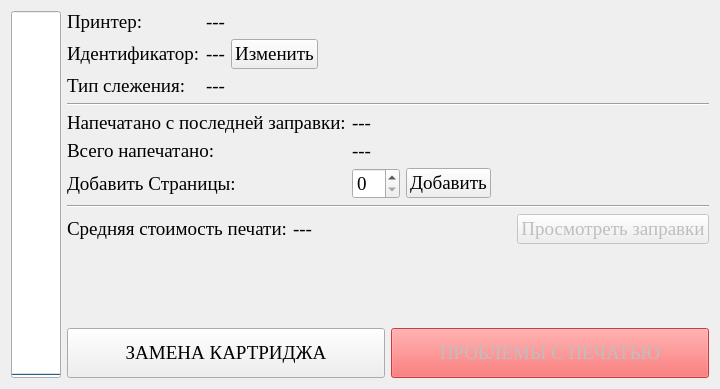
<?xml version="1.0" encoding="UTF-8"?>
<ui version="4.0">
 <class>LocalView</class>
 <widget class="QWidget" name="LocalView">
  <property name="geometry">
   <rect>
    <x>0</x>
    <y>0</y>
    <width>720</width>
    <height>389</height>
   </rect>
  </property>
  <property name="windowTitle">
   <string>Form</string>
  </property>
  <layout class="QVBoxLayout" name="verticalLayout_2">
   <item>
    <layout class="QHBoxLayout" name="horizontalLayout_4">
     <item>
      <widget class="QProgressBar" name="bulk">
       <property name="minimumSize">
        <size>
         <width>50</width>
         <height>0</height>
        </size>
       </property>
       <property name="font">
        <font>
         <family>Georgia</family>
         <pointsize>14</pointsize>
        </font>
       </property>
       <property name="layoutDirection">
        <enum>Qt::LeftToRight</enum>
       </property>
       <property name="autoFillBackground">
        <bool>false</bool>
       </property>
       <property name="value">
        <number>0</number>
       </property>
       <property name="alignment">
        <set>Qt::AlignBottom|Qt::AlignLeading|Qt::AlignLeft</set>
       </property>
       <property name="textVisible">
        <bool>true</bool>
       </property>
       <property name="orientation">
        <enum>Qt::Vertical</enum>
       </property>
       <property name="invertedAppearance">
        <bool>false</bool>
       </property>
       <property name="textDirection">
        <enum>QProgressBar::TopToBottom</enum>
       </property>
      </widget>
     </item>
     <item>
      <layout class="QVBoxLayout" name="verticalLayout">
       <item>
        <layout class="QGridLayout" name="gridLayout">
         <item row="0" column="0">
          <widget class="QLabel" name="label">
           <property name="font">
            <font>
             <family>Georgia</family>
             <pointsize>14</pointsize>
            </font>
           </property>
           <property name="text">
            <string>Принтер:</string>
           </property>
          </widget>
         </item>
         <item row="0" column="1">
          <widget class="QLabel" name="printerName">
           <property name="font">
            <font>
             <family>Georgia</family>
             <pointsize>14</pointsize>
            </font>
           </property>
           <property name="text">
            <string>---</string>
           </property>
          </widget>
         </item>
         <item row="1" column="0">
          <widget class="QLabel" name="label_2">
           <property name="font">
            <font>
             <family>Georgia</family>
             <pointsize>14</pointsize>
            </font>
           </property>
           <property name="text">
            <string>Идентификатор:</string>
           </property>
          </widget>
         </item>
         <item row="2" column="0">
          <widget class="QLabel" name="label_3">
           <property name="font">
            <font>
             <family>Georgia</family>
             <pointsize>14</pointsize>
            </font>
           </property>
           <property name="text">
            <string>Тип слежения:</string>
           </property>
          </widget>
         </item>
         <item row="1" column="1">
          <layout class="QHBoxLayout" name="horizontalLayout">
           <item>
            <widget class="QLabel" name="sysId">
             <property name="font">
              <font>
               <family>Georgia</family>
               <pointsize>14</pointsize>
              </font>
             </property>
             <property name="text">
              <string>---</string>
             </property>
            </widget>
           </item>
           <item>
            <widget class="QPushButton" name="changeSysId">
             <property name="enabled">
              <bool>true</bool>
             </property>
             <property name="font">
              <font>
               <family>Georgia</family>
               <pointsize>14</pointsize>
              </font>
             </property>
             <property name="text">
              <string>Изменить</string>
             </property>
            </widget>
           </item>
           <item>
            <spacer name="horizontalSpacer_2">
             <property name="orientation">
              <enum>Qt::Horizontal</enum>
             </property>
             <property name="sizeHint" stdset="0">
              <size>
               <width>40</width>
               <height>20</height>
              </size>
             </property>
            </spacer>
           </item>
          </layout>
         </item>
         <item row="2" column="1">
          <widget class="QLabel" name="trackingType">
           <property name="font">
            <font>
             <family>Georgia</family>
             <pointsize>14</pointsize>
            </font>
           </property>
           <property name="text">
            <string>---</string>
           </property>
          </widget>
         </item>
        </layout>
       </item>
       <item>
        <widget class="Line" name="line">
         <property name="orientation">
          <enum>Qt::Horizontal</enum>
         </property>
        </widget>
       </item>
       <item>
        <layout class="QGridLayout" name="gridLayout_2">
         <item row="2" column="2">
          <layout class="QHBoxLayout" name="horizontalLayout_2">
           <item>
            <widget class="QSpinBox" name="countAddP">
             <property name="font">
              <font>
               <family>Georgia</family>
               <pointsize>14</pointsize>
              </font>
             </property>
             <property name="layoutDirection">
              <enum>Qt::LeftToRight</enum>
             </property>
             <property name="autoFillBackground">
              <bool>false</bool>
             </property>
            </widget>
           </item>
           <item>
            <widget class="QPushButton" name="addPage">
             <property name="font">
              <font>
               <family>Georgia</family>
               <pointsize>14</pointsize>
              </font>
             </property>
             <property name="text">
              <string>Добавить</string>
             </property>
            </widget>
           </item>
           <item>
            <spacer name="horizontalSpacer">
             <property name="orientation">
              <enum>Qt::Horizontal</enum>
             </property>
             <property name="sizeHint" stdset="0">
              <size>
               <width>40</width>
               <height>20</height>
              </size>
             </property>
            </spacer>
           </item>
          </layout>
         </item>
         <item row="1" column="0">
          <widget class="QLabel" name="label_4">
           <property name="font">
            <font>
             <family>Georgia</family>
             <pointsize>14</pointsize>
            </font>
           </property>
           <property name="text">
            <string>Всего напечатано:</string>
           </property>
          </widget>
         </item>
         <item row="1" column="2">
          <widget class="QLabel" name="totalPrinted">
           <property name="font">
            <font>
             <family>Georgia</family>
             <pointsize>14</pointsize>
            </font>
           </property>
           <property name="text">
            <string>---</string>
           </property>
          </widget>
         </item>
         <item row="0" column="0">
          <widget class="QLabel" name="label_9">
           <property name="font">
            <font>
             <family>Georgia</family>
             <pointsize>14</pointsize>
            </font>
           </property>
           <property name="text">
            <string>Напечатано с последней заправки:</string>
           </property>
          </widget>
         </item>
         <item row="0" column="2">
          <widget class="QLabel" name="lastPrinted">
           <property name="font">
            <font>
             <family>Georgia</family>
             <pointsize>14</pointsize>
            </font>
           </property>
           <property name="text">
            <string>---</string>
           </property>
          </widget>
         </item>
         <item row="2" column="0">
          <widget class="QLabel" name="label_10">
           <property name="font">
            <font>
             <family>Georgia</family>
             <pointsize>14</pointsize>
            </font>
           </property>
           <property name="text">
            <string>Добавить Страницы:</string>
           </property>
          </widget>
         </item>
        </layout>
       </item>
       <item>
        <widget class="Line" name="line_2">
         <property name="orientation">
          <enum>Qt::Horizontal</enum>
         </property>
        </widget>
       </item>
       <item>
        <layout class="QHBoxLayout" name="horizontalLayout_5">
         <item>
          <widget class="QLabel" name="label_5">
           <property name="font">
            <font>
             <family>Georgia</family>
             <pointsize>14</pointsize>
            </font>
           </property>
           <property name="text">
            <string>Средняя стоимость печати:</string>
           </property>
          </widget>
         </item>
         <item>
          <widget class="QLabel" name="price">
           <property name="font">
            <font>
             <family>Georgia</family>
             <pointsize>14</pointsize>
            </font>
           </property>
           <property name="text">
            <string>---</string>
           </property>
          </widget>
         </item>
         <item>
          <spacer name="horizontalSpacer_3">
           <property name="orientation">
            <enum>Qt::Horizontal</enum>
           </property>
           <property name="sizeHint" stdset="0">
            <size>
             <width>40</width>
             <height>20</height>
            </size>
           </property>
          </spacer>
         </item>
         <item>
          <widget class="QPushButton" name="showRefill">
           <property name="enabled">
            <bool>false</bool>
           </property>
           <property name="font">
            <font>
             <family>Georgia</family>
             <pointsize>14</pointsize>
            </font>
           </property>
           <property name="text">
            <string>Просмотреть заправки</string>
           </property>
          </widget>
         </item>
        </layout>
       </item>
       <item>
        <spacer name="verticalSpacer">
         <property name="orientation">
          <enum>Qt::Vertical</enum>
         </property>
         <property name="sizeHint" stdset="0">
          <size>
           <width>20</width>
           <height>40</height>
          </size>
         </property>
        </spacer>
       </item>
       <item>
        <layout class="QHBoxLayout" name="horizontalLayout_3">
         <item>
          <widget class="QPushButton" name="pushButton_4">
           <property name="minimumSize">
            <size>
             <width>0</width>
             <height>50</height>
            </size>
           </property>
           <property name="font">
            <font>
             <family>Georgia</family>
             <pointsize>14</pointsize>
            </font>
           </property>
           <property name="text">
            <string>ЗАМЕНА КАРТРИДЖА</string>
           </property>
          </widget>
         </item>
         <item>
          <widget class="QPushButton" name="pushButton_3">
           <property name="enabled">
            <bool>false</bool>
           </property>
           <property name="minimumSize">
            <size>
             <width>0</width>
             <height>50</height>
            </size>
           </property>
           <property name="font">
            <font>
             <family>Georgia</family>
             <pointsize>14</pointsize>
            </font>
           </property>
           <property name="styleSheet">
            <string notr="true">background-color: rgb(255, 71, 71);</string>
           </property>
           <property name="text">
            <string>ПРОБЛЕМЫ С ПЕЧАТЬЮ</string>
           </property>
          </widget>
         </item>
        </layout>
       </item>
      </layout>
     </item>
    </layout>
   </item>
  </layout>
 </widget>
 <resources/>
 <connections/>
</ui>
